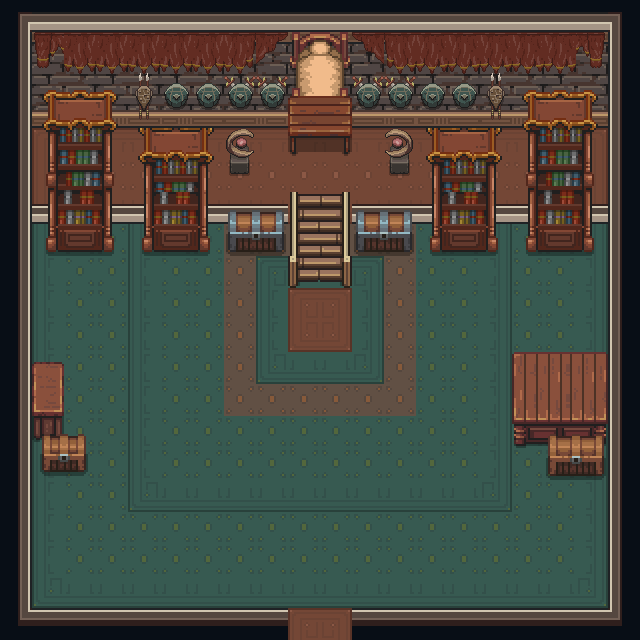

Tiled map render using the project's own tile images. Description and the map definition, with tile-layer contents summarised, below:
An orthogonal 20x20 tile map with 32x32 px tiles, 5 tile layers (Floor, Walls, Stairs, Furniture, ...), 1 hidden layer not drawn, 5 tilesets and 11 objects (ironClawExterior, treasure1, treasure2, treasure3, treasure4, ...).

<map version="1.10" tiledversion="1.11.0" orientation="orthogonal" renderorder="right-down" width="20" height="20" tilewidth="32" tileheight="32" infinite="0" nextlayerid="8" nextobjectid="12">
 <tileset firstgid="1" source="../TSX/CLT_Buildings.tsx" />
 <tileset firstgid="4454" source="../TSX/CL_Buildings.tsx" />
 <tileset firstgid="5889" source="../TSX/castle_decoratives.tsx" />
 <tileset firstgid="6145" source="../TSX/CL_Crafting.tsx" />
 <tileset firstgid="6580" source="../TSX/water.tsx" />
 <layer id="1" name="Floor" width="20" height="20" locked="1">
  <data>[400 cells, 386 non-empty, 19 distinct tile ids]</data>
 </layer>
 <layer id="2" name="Walls" width="20" height="20" locked="1">
  <properties>
   <property name="solid" type="bool" value="true" />
  </properties>
  <data>[400 cells, 144 non-empty, 28 distinct tile ids]</data>
 </layer>
 <layer id="3" name="Stairs" width="20" height="20" locked="1">
  <data>[400 cells, 6 non-empty, 6 distinct tile ids]</data>
 </layer>
 <layer id="4" name="Furniture" width="20" height="20" locked="1">
  <data>[400 cells, 100 non-empty, 44 distinct tile ids]</data>
 </layer>
 <layer id="5" name="Furniture2" width="20" height="20" locked="1">
  <data>[400 cells, 50 non-empty, 30 distinct tile ids]</data>
 </layer>
 <layer id="7" name="Collisions" width="20" height="20" visible="0" locked="1">
  <properties>
   <property name="solid" type="bool" value="true" />
  </properties>
  <data>[400 cells, 18 non-empty, 1 distinct tile ids]</data>
 </layer>
 <objectgroup id="6" name="Objects" locked="1">
  <object id="1" name="ironClawExterior" x="290.433" y="625.029" width="58.386" height="13.4737" />
  <object id="2" name="treasure1" x="228.304" y="208.842" width="56.1404" height="28.4444" />
  <object id="3" name="treasure2" x="357.801" y="211.088" width="55.3918" height="29.193" />
  <object id="4" name="treasure3" x="36.6784" y="428.164" width="47.9064" height="29.9415" />
  <object id="5" name="treasure4" x="551.673" y="431.158" width="56.1404" height="27.6959" />
  <object id="6" name="bookshelf1" x="47.1579" y="95.0643" width="63.6257" height="127.251" />
  <object id="7" name="bookshelf2" x="145.965" y="127.251" width="61.3801" height="97.3099" />
  <object id="8" name="bookshelf3" x="434.152" y="130.994" width="59.1345" height="98.0585" />
  <object id="9" name="bookshelf4" x="523.228" y="93.5673" width="74.1053" height="130.994" />
  <object id="10" name="cresent1" x="227.556" y="125.754" width="26.9474" height="52.3977" />
  <object id="11" name="cresent2" x="388.491" y="127.251" width="24.7018" height="45.6608">
   <properties>
    <property name="solid" type="bool" value="true" />
   </properties>
  </object>
 </objectgroup>
</map>
